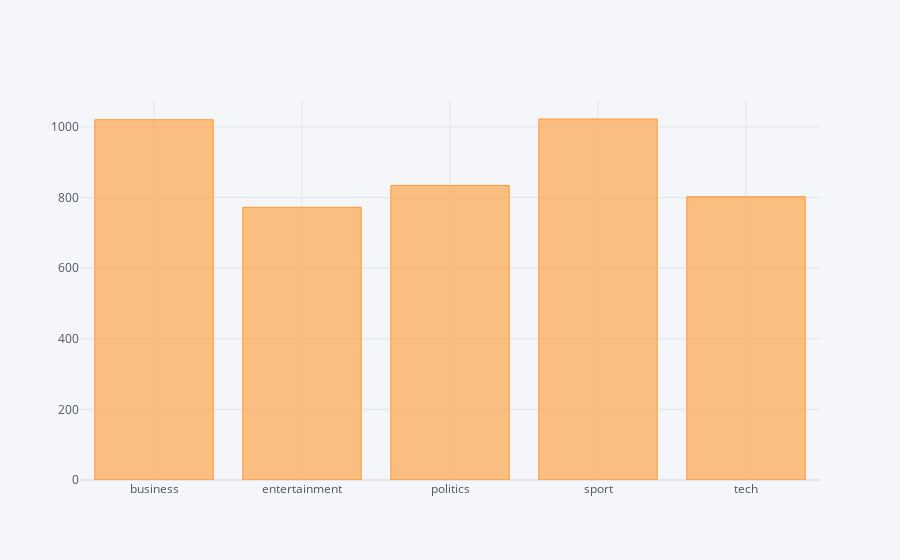

The cell this chart's notebook holds for it:
### Code cell
from collections import Counter

ct = Counter(df[df['article_or_summary']=="News Articles"]["category"])
pd.DataFrame({"category":ct.keys(), "value":ct.values()}).iplot(kind='bar', x='category', y='value')

### Figure 1 — Plotly figure (JSON) as saved in the notebook; plotly's stock layout.template omitted (floating-point values rounded to 4 significant figures)
{"data": [{"marker": {"color": "rgba(255, 153, 51, 0.6)", "line": {"color": "rgba(255, 153, 51, 1.0)", "width": 1}}, "name": "value", "orientation": "v", "text": "", "type": "bar", "x": ["business", "entertainment", "politics", "sport", "tech"], "y": [1020, 772, 834, 1022, 802]}], "layout": {"legend": {"bgcolor": "#F5F6F9", "font": {"color": "#4D5663"}}, "paper_bgcolor": "#F5F6F9", "plot_bgcolor": "#F5F6F9", "title": {"font": {"color": "#4D5663"}}, "xaxis": {"gridcolor": "#E1E5ED", "showgrid": true, "tickfont": {"color": "#4D5663"}, "title": {"font": {"color": "#4D5663"}, "text": ""}, "zerolinecolor": "#E1E5ED"}, "yaxis": {"gridcolor": "#E1E5ED", "showgrid": true, "tickfont": {"color": "#4D5663"}, "title": {"font": {"color": "#4D5663"}, "text": ""}, "zerolinecolor": "#E1E5ED"}}}
